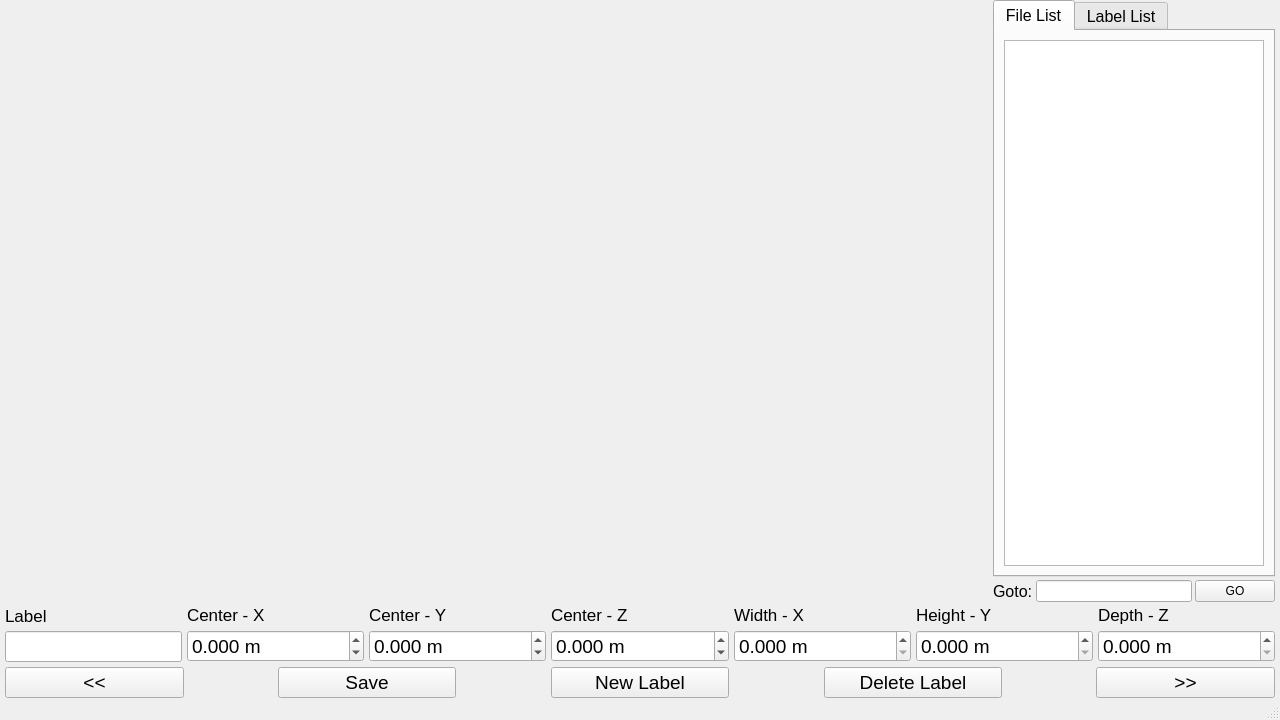
<?xml version="1.0" encoding="UTF-8"?>
<ui version="4.0">
 <class>KITTI_Viewer</class>
 <widget class="QMainWindow" name="KITTI Viewer">
  <property name="geometry">
   <rect>
    <x>0</x>
    <y>0</y>
    <width>1280</width>
    <height>720</height>
   </rect>
  </property>
  <property name="minimumSize">
   <size>
    <width>0</width>
    <height>0</height>
   </size>
  </property>
  <property name="maximumSize">
   <size>
    <width>5000</width>
    <height>5000</height>
   </size>
  </property>
  <property name="windowTitle">
   <string>KITTI Viewer</string>
  </property>
  <widget class="QWidget" name="centralwidget">
   <layout class="QGridLayout" name="gridLayout">
    <property name="leftMargin">
     <number>5</number>
    </property>
    <property name="topMargin">
     <number>0</number>
    </property>
    <property name="rightMargin">
     <number>5</number>
    </property>
    <property name="bottomMargin">
     <number>0</number>
    </property>
    <property name="spacing">
     <number>7</number>
    </property>
    <item row="0" column="0">
     <layout class="QVBoxLayout" name="verticalLayout_12" stretch="8,1">
      <property name="spacing">
       <number>3</number>
      </property>
      <item>
       <layout class="QHBoxLayout" name="horizontalLayout_2" stretch="7,2">
        <property name="spacing">
         <number>3</number>
        </property>
        <item>
         <widget class="QVTKWidget" name="qvtkWidget" native="true"/>
        </item>
        <item>
         <layout class="QVBoxLayout" name="verticalLayout_11">
          <item>
           <widget class="QTabWidget" name="list_tabWidget">
            <property name="font">
             <font>
              <pointsize>12</pointsize>
              <italic>false</italic>
             </font>
            </property>
            <property name="tabPosition">
             <enum>QTabWidget::North</enum>
            </property>
            <property name="tabShape">
             <enum>QTabWidget::Rounded</enum>
            </property>
            <property name="currentIndex">
             <number>0</number>
            </property>
            <widget class="QWidget" name="file_tab">
             <attribute name="title">
              <string>File List</string>
             </attribute>
             <layout class="QVBoxLayout" name="verticalLayout">
              <item>
               <widget class="QListWidget" name="file_listWidget">
                <property name="font">
                 <font>
                  <pointsize>14</pointsize>
                  <italic>false</italic>
                 </font>
                </property>
                <property name="lineWidth">
                 <number>1</number>
                </property>
               </widget>
              </item>
             </layout>
            </widget>
            <widget class="QWidget" name="label_tab">
             <attribute name="title">
              <string>Label List</string>
             </attribute>
             <layout class="QVBoxLayout" name="verticalLayout_2">
              <item>
               <widget class="QListWidget" name="label_listWidget">
                <property name="font">
                 <font>
                  <pointsize>14</pointsize>
                  <italic>false</italic>
                 </font>
                </property>
                <property name="lineWidth">
                 <number>1</number>
                </property>
               </widget>
              </item>
             </layout>
            </widget>
           </widget>
          </item>
          <item>
           <layout class="QHBoxLayout" name="horizontalLayout_4" stretch="1,5,2">
            <item>
             <widget class="QLabel" name="label_10">
              <property name="font">
               <font>
                <pointsize>12</pointsize>
               </font>
              </property>
              <property name="text">
               <string>Goto:</string>
              </property>
             </widget>
            </item>
            <item>
             <widget class="QLineEdit" name="lineEdit_7"/>
            </item>
            <item>
             <widget class="QPushButton" name="pushButton_5">
              <property name="text">
               <string>GO</string>
              </property>
             </widget>
            </item>
           </layout>
          </item>
         </layout>
        </item>
       </layout>
      </item>
      <item>
       <layout class="QVBoxLayout" name="verticalLayout_10" stretch="4,3">
        <property name="spacing">
         <number>5</number>
        </property>
        <item>
         <layout class="QHBoxLayout" name="horizontalLayout" stretch="1,1,1,1,1,1,1">
          <item>
           <layout class="QVBoxLayout" name="verticalLayout_9" stretch="1,0">
            <item>
             <widget class="QLabel" name="label_7">
              <property name="font">
               <font>
                <pointsize>13</pointsize>
                <italic>false</italic>
               </font>
              </property>
              <property name="text">
               <string>Label</string>
              </property>
             </widget>
            </item>
            <item>
             <widget class="QLineEdit" name="label_le">
              <property name="font">
               <font>
                <pointsize>14</pointsize>
               </font>
              </property>
             </widget>
            </item>
           </layout>
          </item>
          <item>
           <layout class="QVBoxLayout" name="verticalLayout_3" stretch="1,0">
            <item>
             <widget class="QLabel" name="label">
              <property name="font">
               <font>
                <pointsize>13</pointsize>
                <italic>false</italic>
               </font>
              </property>
              <property name="text">
               <string>Center - X</string>
              </property>
             </widget>
            </item>
            <item>
             <widget class="QDoubleSpinBox" name="centerx_dsb">
              <property name="font">
               <font>
                <pointsize>14</pointsize>
               </font>
              </property>
              <property name="suffix">
               <string> m</string>
              </property>
              <property name="decimals">
               <number>3</number>
              </property>
              <property name="minimum">
               <double>-999.000000000000000</double>
              </property>
              <property name="maximum">
               <double>999.000000000000000</double>
              </property>
              <property name="singleStep">
               <double>0.050000000000000</double>
              </property>
             </widget>
            </item>
           </layout>
          </item>
          <item>
           <layout class="QVBoxLayout" name="verticalLayout_4" stretch="1,0">
            <item>
             <widget class="QLabel" name="label_2">
              <property name="font">
               <font>
                <pointsize>13</pointsize>
                <italic>false</italic>
               </font>
              </property>
              <property name="text">
               <string>Center - Y</string>
              </property>
             </widget>
            </item>
            <item>
             <widget class="QDoubleSpinBox" name="centery_dsb">
              <property name="font">
               <font>
                <pointsize>14</pointsize>
               </font>
              </property>
              <property name="suffix">
               <string> m</string>
              </property>
              <property name="decimals">
               <number>3</number>
              </property>
              <property name="minimum">
               <double>-999.000000000000000</double>
              </property>
              <property name="maximum">
               <double>999.000000000000000</double>
              </property>
              <property name="singleStep">
               <double>0.050000000000000</double>
              </property>
             </widget>
            </item>
           </layout>
          </item>
          <item>
           <layout class="QVBoxLayout" name="verticalLayout_6" stretch="1,0">
            <item>
             <widget class="QLabel" name="label_4">
              <property name="font">
               <font>
                <pointsize>13</pointsize>
                <italic>false</italic>
               </font>
              </property>
              <property name="text">
               <string>Center - Z</string>
              </property>
             </widget>
            </item>
            <item>
             <widget class="QDoubleSpinBox" name="centerz_dsb">
              <property name="font">
               <font>
                <pointsize>14</pointsize>
                <italic>false</italic>
               </font>
              </property>
              <property name="suffix">
               <string> m</string>
              </property>
              <property name="decimals">
               <number>3</number>
              </property>
              <property name="minimum">
               <double>-999.000000000000000</double>
              </property>
              <property name="maximum">
               <double>999.000000000000000</double>
              </property>
              <property name="singleStep">
               <double>0.050000000000000</double>
              </property>
             </widget>
            </item>
           </layout>
          </item>
          <item>
           <layout class="QVBoxLayout" name="verticalLayout_5" stretch="1,0">
            <item>
             <widget class="QLabel" name="label_3">
              <property name="font">
               <font>
                <pointsize>13</pointsize>
                <italic>false</italic>
               </font>
              </property>
              <property name="text">
               <string>Width - X</string>
              </property>
             </widget>
            </item>
            <item>
             <widget class="QDoubleSpinBox" name="widthx_dsb">
              <property name="font">
               <font>
                <pointsize>14</pointsize>
                <italic>false</italic>
               </font>
              </property>
              <property name="suffix">
               <string> m</string>
              </property>
              <property name="decimals">
               <number>3</number>
              </property>
              <property name="minimum">
               <double>0.000000000000000</double>
              </property>
              <property name="maximum">
               <double>999.000000000000000</double>
              </property>
              <property name="singleStep">
               <double>0.050000000000000</double>
              </property>
             </widget>
            </item>
           </layout>
          </item>
          <item>
           <layout class="QVBoxLayout" name="verticalLayout_7" stretch="1,0">
            <item>
             <widget class="QLabel" name="label_5">
              <property name="font">
               <font>
                <pointsize>13</pointsize>
                <italic>false</italic>
               </font>
              </property>
              <property name="text">
               <string>Height - Y</string>
              </property>
             </widget>
            </item>
            <item>
             <widget class="QDoubleSpinBox" name="heighty_dsb">
              <property name="font">
               <font>
                <pointsize>14</pointsize>
               </font>
              </property>
              <property name="suffix">
               <string> m</string>
              </property>
              <property name="decimals">
               <number>3</number>
              </property>
              <property name="minimum">
               <double>0.000000000000000</double>
              </property>
              <property name="maximum">
               <double>999.000000000000000</double>
              </property>
              <property name="singleStep">
               <double>0.050000000000000</double>
              </property>
             </widget>
            </item>
           </layout>
          </item>
          <item>
           <layout class="QVBoxLayout" name="verticalLayout_8" stretch="1,0">
            <item>
             <widget class="QLabel" name="label_6">
              <property name="font">
               <font>
                <pointsize>13</pointsize>
                <italic>false</italic>
               </font>
              </property>
              <property name="text">
               <string>Depth - Z</string>
              </property>
             </widget>
            </item>
            <item>
             <widget class="QDoubleSpinBox" name="depthz_dsb">
              <property name="font">
               <font>
                <pointsize>14</pointsize>
                <italic>false</italic>
               </font>
              </property>
              <property name="suffix">
               <string> m</string>
              </property>
              <property name="decimals">
               <number>3</number>
              </property>
              <property name="minimum">
               <double>0.000000000000000</double>
              </property>
              <property name="maximum">
               <double>999.000000000000000</double>
              </property>
              <property name="singleStep">
               <double>0.050000000000000</double>
              </property>
             </widget>
            </item>
           </layout>
          </item>
         </layout>
        </item>
        <item>
         <layout class="QHBoxLayout" name="horizontalLayout_3" stretch="2,1,2,1,2,1,2,1,2">
          <item>
           <widget class="QPushButton" name="prevPCD_pb">
            <property name="font">
             <font>
              <pointsize>14</pointsize>
             </font>
            </property>
            <property name="text">
             <string>&lt;&lt;</string>
            </property>
           </widget>
          </item>
          <item>
           <spacer name="horizontalSpacer_2">
            <property name="orientation">
             <enum>Qt::Horizontal</enum>
            </property>
            <property name="sizeHint" stdset="0">
             <size>
              <width>40</width>
              <height>20</height>
             </size>
            </property>
           </spacer>
          </item>
          <item>
           <widget class="QPushButton" name="save_pb">
            <property name="font">
             <font>
              <pointsize>14</pointsize>
             </font>
            </property>
            <property name="text">
             <string>Save</string>
            </property>
           </widget>
          </item>
          <item>
           <spacer name="horizontalSpacer_6">
            <property name="orientation">
             <enum>Qt::Horizontal</enum>
            </property>
            <property name="sizeHint" stdset="0">
             <size>
              <width>40</width>
              <height>20</height>
             </size>
            </property>
           </spacer>
          </item>
          <item>
           <widget class="QPushButton" name="newLabel_pb">
            <property name="font">
             <font>
              <pointsize>14</pointsize>
             </font>
            </property>
            <property name="text">
             <string>New Label</string>
            </property>
           </widget>
          </item>
          <item>
           <spacer name="horizontalSpacer_4">
            <property name="orientation">
             <enum>Qt::Horizontal</enum>
            </property>
            <property name="sizeHint" stdset="0">
             <size>
              <width>40</width>
              <height>20</height>
             </size>
            </property>
           </spacer>
          </item>
          <item>
           <widget class="QPushButton" name="deleteLabel_pb">
            <property name="font">
             <font>
              <pointsize>14</pointsize>
             </font>
            </property>
            <property name="text">
             <string>Delete Label</string>
            </property>
           </widget>
          </item>
          <item>
           <spacer name="horizontalSpacer_5">
            <property name="orientation">
             <enum>Qt::Horizontal</enum>
            </property>
            <property name="sizeHint" stdset="0">
             <size>
              <width>40</width>
              <height>20</height>
             </size>
            </property>
           </spacer>
          </item>
          <item>
           <widget class="QPushButton" name="nextPCD_pb">
            <property name="font">
             <font>
              <pointsize>14</pointsize>
             </font>
            </property>
            <property name="text">
             <string>&gt;&gt;</string>
            </property>
           </widget>
          </item>
         </layout>
        </item>
       </layout>
      </item>
     </layout>
    </item>
   </layout>
  </widget>
  <widget class="QMenuBar" name="menuBar">
   <property name="geometry">
    <rect>
     <x>0</x>
     <y>0</y>
     <width>1280</width>
     <height>28</height>
    </rect>
   </property>
  </widget>
  <widget class="QStatusBar" name="statusBar"/>
 </widget>
 <customwidgets>
  <customwidget>
   <class>QVTKWidget</class>
   <extends>QWidget</extends>
   <header>QVTKWidget.h</header>
  </customwidget>
 </customwidgets>
 <resources/>
 <connections/>
</ui>
